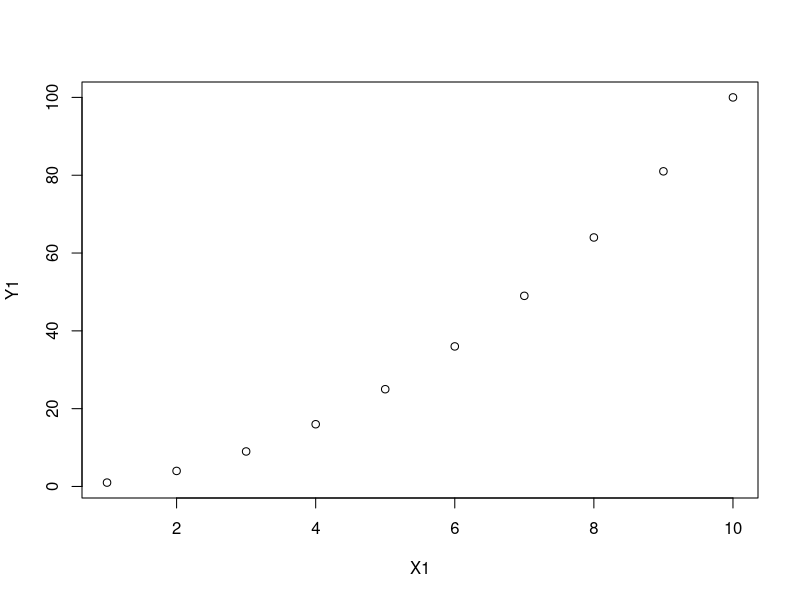
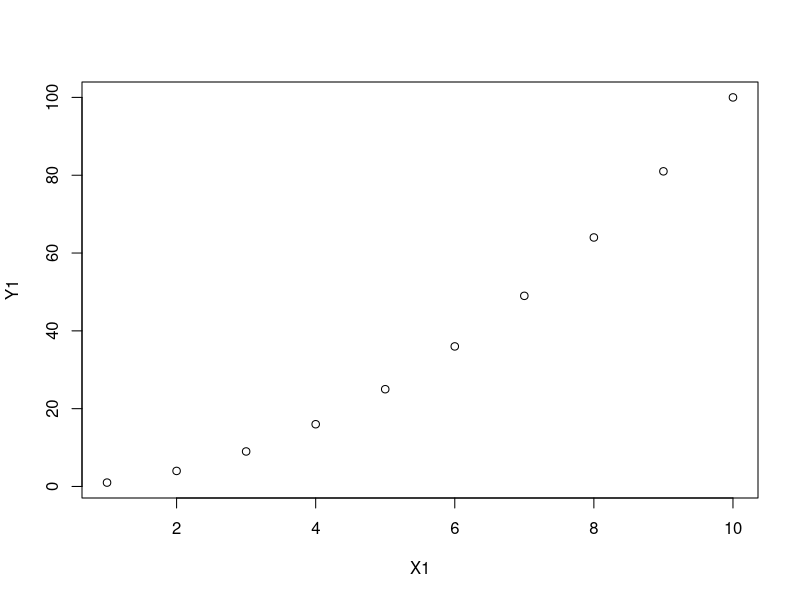
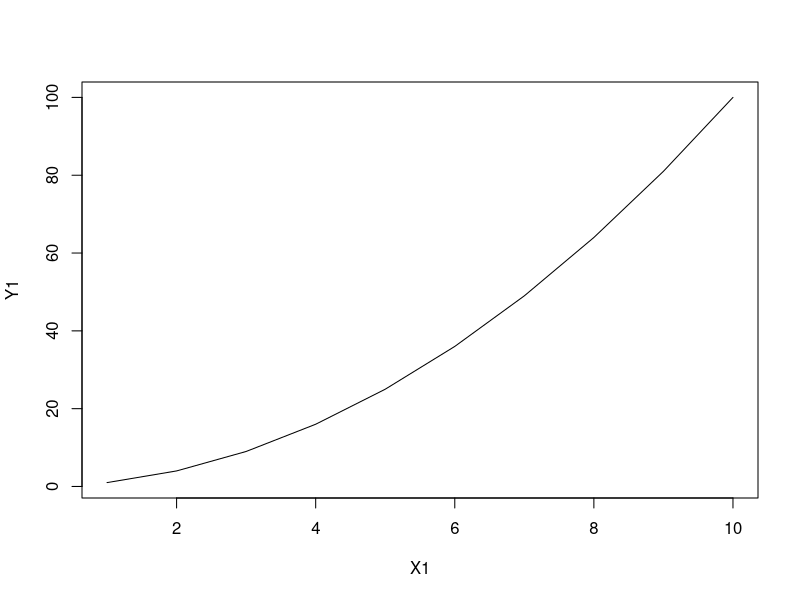
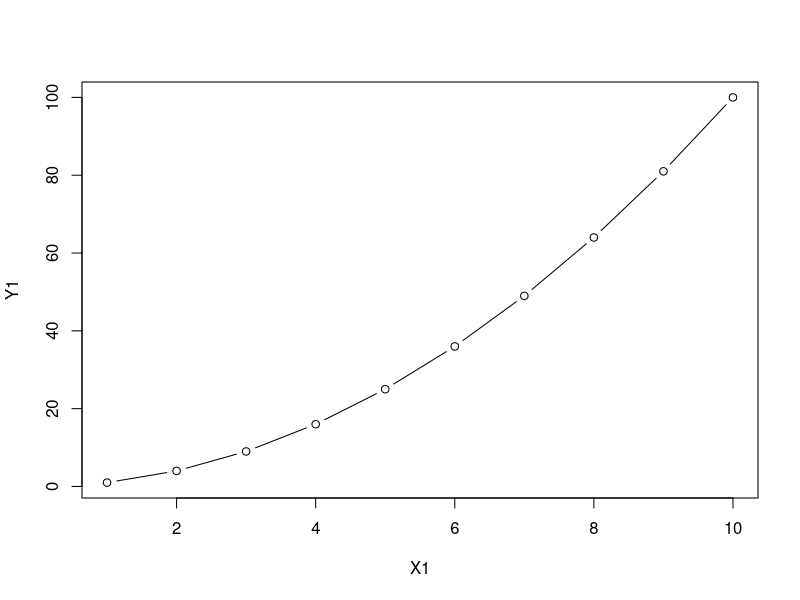
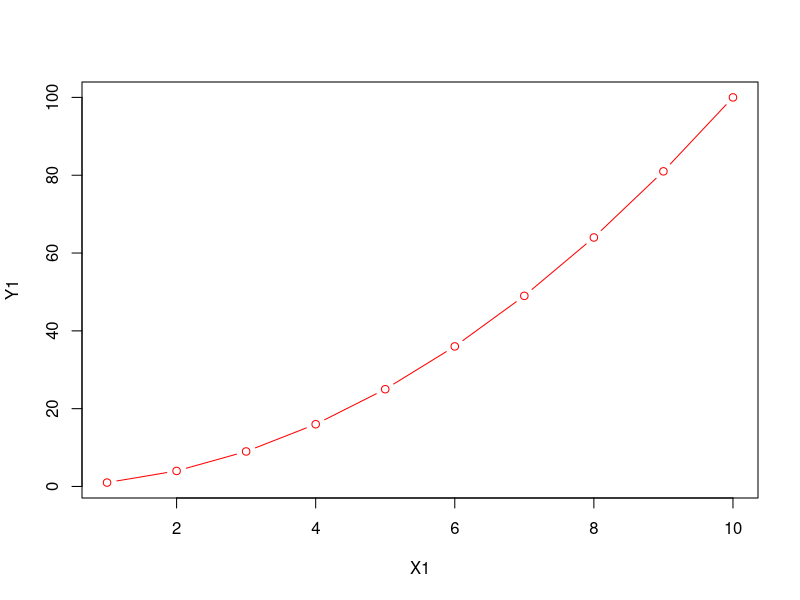
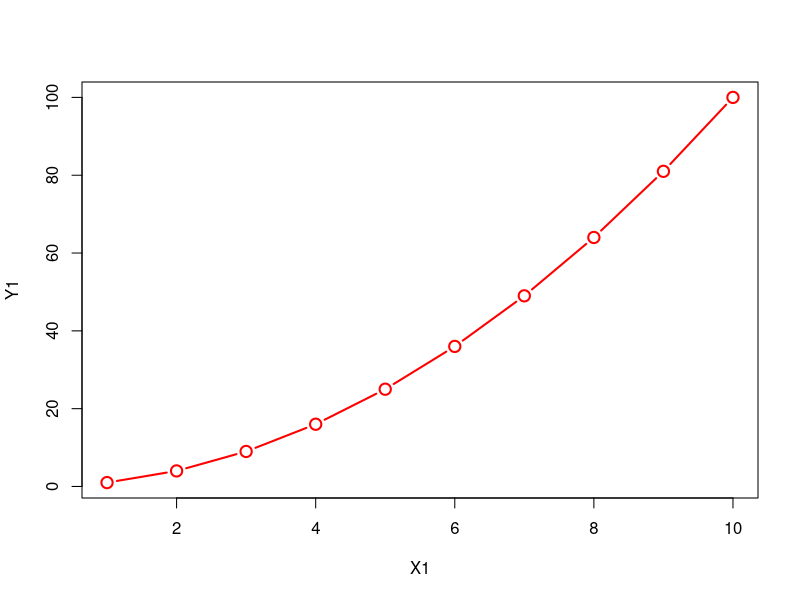
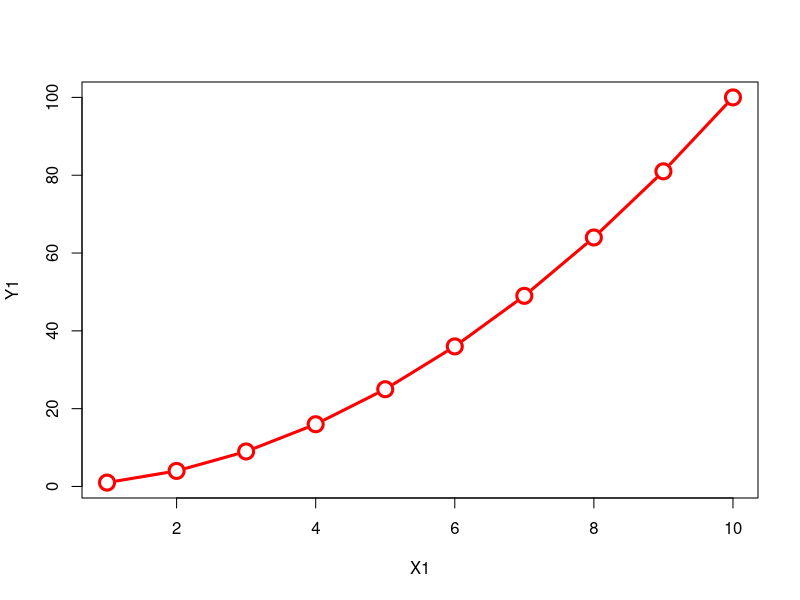
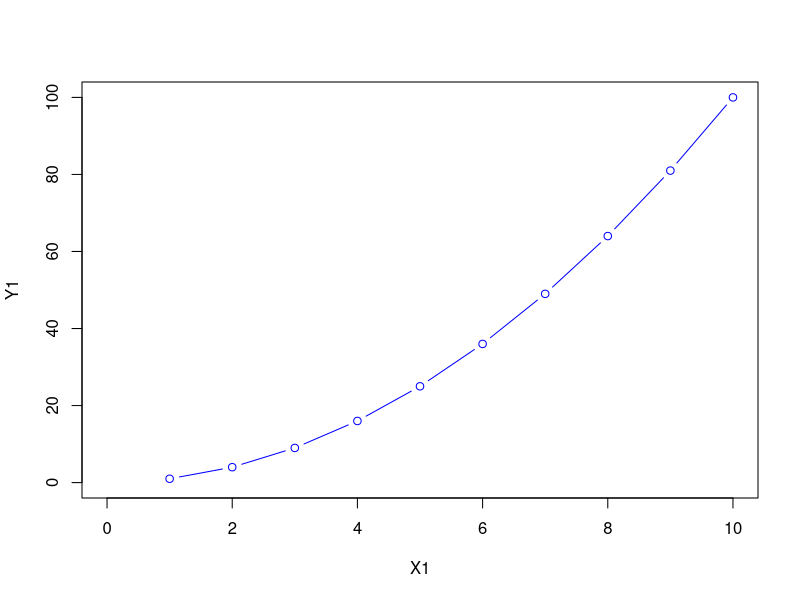

Here is the R script that generated these plots, in order: (Note: this script raises an error after producing the figures.)
#simple scatterplot----
?plot

X1 = 1:10
Y1 = X1^2
X1
Y1
plot(x=X1 , y=Y1)

#adding linetype
plot(x=X1, y=Y1, type='p') #lty = linetype = points
plot(x=X1, y=Y1, type='l') #lty = linetype = lines
plot(x=X1, y=Y1, type='b') #lty = linetype = both

#adding line width, color and cex(size of point)
plot(x=X1, y=Y1, type='b', lwd= 1, col = 'red', cex=1)
plot(x=X1, y=Y1, type='b', lwd= 2, col = 'red', cex=1.5)
plot(x=X1, y=Y1, type='b', lwd= 3, col = 'red', cex=2)

 #change the limits of x and y xaxis
plot(x=X1, y=Y1, xlim=c(0,10), ylim = c(0,100), type = 'b', cex=1, col='blue')

#using mtcars dataset: plotting mpg and weight
plot(mtcars$wt, mtcars$mpg, col = 'blue', pch = 20, cex=1.5)
plot(mtcars$wt, mtcars$mpg, col = 'blue', pch = 20, cex=1, xlab = 'weight', ylab = 'Mileage', main = 'Weight vs MPG' )

table(mtcars$gear)
table(mtcars$cyl)
x
plot(x = mtcars$wt, y = mtcars$mpg, col = mtcars$cyl, pch = mtcars$gear, cex = 1, xlab = 'Weight', ylab = 'Mileage', main = 'weight vs Mileage')

#add fit lines
abline(lm(mtcars$mpg~mtcars$wt), col="red") #regression line (y~x)
#plotting wt mpg graph and adding legends to it
#X-Weight, Y-Milleage, colore-Cylinder , Shape- Gear , Size - AM : points
lapply(mtcars[,c('cyl','gear','am')], table)#count of each category cols

#you should know this to plan how many colors, shapes, size to choose
plot(x = mtcars$wt, y = mtcars$mpg, col = c(1,2,3), pch = c(20,21,22), cex=c(1,2), xlab = 'Weight' , ylab = 'Mileage' , main = "Weight vs Mileage")



